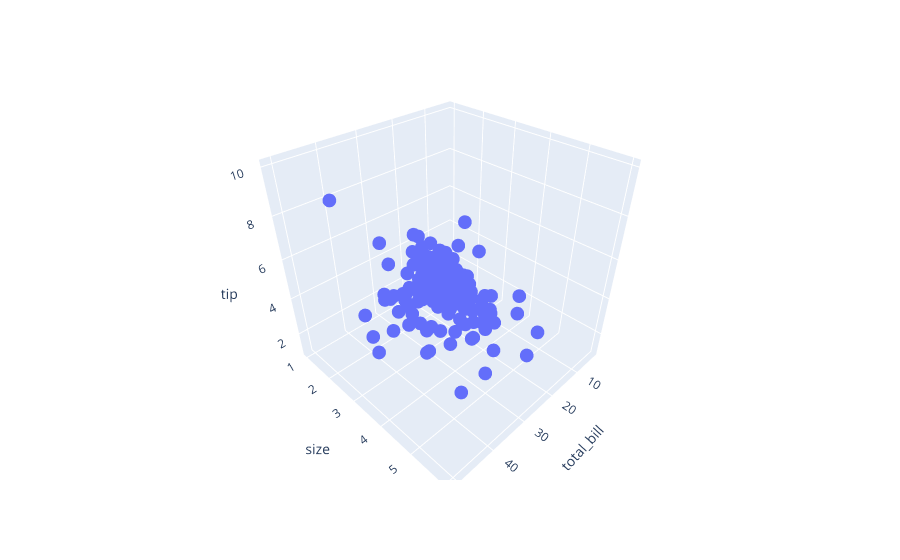

Notebook code for this chart:
### Code cell
px.scatter_3d(data, x="total_bill", y="size", z = "tip")

### Figure 1 — Plotly figure (JSON) as saved in the notebook; plotly's stock layout.template omitted (floating-point values rounded to 4 significant figures; data arrays with more than 128 entries replaced by an {"elided": "..."} marker saying what was removed)
{"data": [{"hovertemplate": "total_bill=%{x}<br>size=%{y}<br>tip=%{z}<extra></extra>", "legendgroup": "", "marker": {"color": "#636efa", "symbol": "circle"}, "mode": "markers", "name": "", "scene": "scene", "showlegend": false, "type": "scatter3d", "x": {"elided": "244 float values"}, "y": {"elided": "244 int values"}, "z": {"elided": "244 float values"}}], "layout": {"legend": {"tracegroupgap": 0}, "margin": {"t": 60}, "scene": {"domain": {"x": [0, 1], "y": [0, 1]}, "xaxis": {"title": {"text": "total_bill"}}, "yaxis": {"title": {"text": "size"}}, "zaxis": {"title": {"text": "tip"}}}}}
